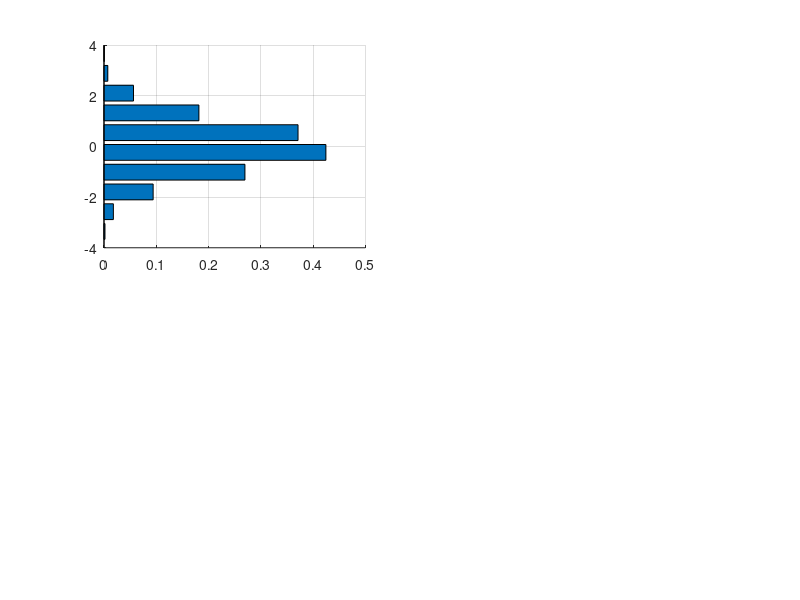

The MATLAB script that drew this image: (Note: this script raises an error after producing the figure.)
% restart
close all; clear all; clc;

xi = unifrnd(0,1,10000,1);
yi = norminv(xi);

figure;
set(gcf,'Position',[2.802000e+02 3.354000e+02 0768 4.264000e+02]);

sp1 = subplot(2,2,1);
hold on; grid on;
[a,b] = hist(yi);
a = (length(b)*(a/sum(a)))/(max(b)-min(b));
barh(b,a);
[pdf,pdf_dom] = ksdensity(yi);
plot(pdf,pdf_dom,'r-','LineWidth',1.6);

sp2 = subplot(2,2,2);
hold on; grid on;
x_inv_cdf = 0:0.001:1;
y_inv_cdf = norminv(x_inv_cdf);
plot(x_inv_cdf,y_inv_cdf,'-','Color',[0 0.7 0],'LineWidth',1.6);

sp4 = subplot(2,2,4);
hold on; grid on;
[a2,b2] = hist(xi);
a2 = length(b2)*a2/sum(a2);
bar(b2,a2);
[pdf2,pdf_dom2] = ksdensity(xi);
plot(pdf_dom2,pdf2,'b-','LineWidth',1.6);

linkaxes([sp1 sp2],'y');
linkaxes([sp2 sp4],'x');
drawnow;